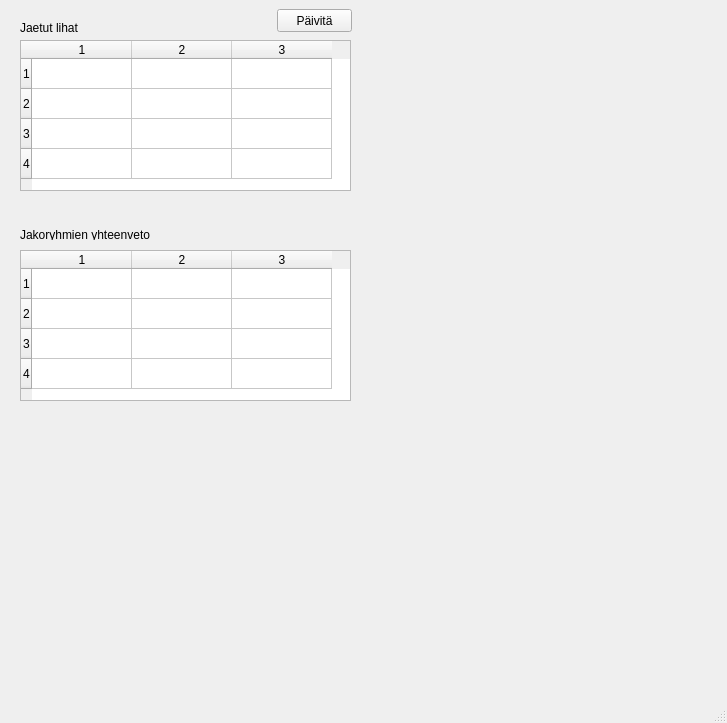
<?xml version="1.0" encoding="UTF-8"?>
<ui version="4.0">
 <class>MainWindow</class>
 <widget class="QMainWindow" name="MainWindow">
  <property name="geometry">
   <rect>
    <x>0</x>
    <y>0</y>
    <width>727</width>
    <height>723</height>
   </rect>
  </property>
  <property name="windowTitle">
   <string>MainWindow</string>
  </property>
  <widget class="QWidget" name="centralwidget">
   <widget class="QTableWidget" name="meatSharedTableWidget">
    <property name="geometry">
     <rect>
      <x>20</x>
      <y>40</y>
      <width>331</width>
      <height>151</height>
     </rect>
    </property>
    <property name="rowCount">
     <number>4</number>
    </property>
    <property name="columnCount">
     <number>3</number>
    </property>
    <row/>
    <row/>
    <row/>
    <row/>
    <column/>
    <column/>
    <column/>
   </widget>
   <widget class="QTableWidget" name="groupSummaryTableWidget">
    <property name="geometry">
     <rect>
      <x>20</x>
      <y>250</y>
      <width>331</width>
      <height>151</height>
     </rect>
    </property>
    <property name="rowCount">
     <number>4</number>
    </property>
    <property name="columnCount">
     <number>3</number>
    </property>
    <row/>
    <row/>
    <row/>
    <row/>
    <column/>
    <column/>
    <column/>
   </widget>
   <widget class="QLabel" name="meatSharedLabel">
    <property name="geometry">
     <rect>
      <x>20</x>
      <y>20</y>
      <width>331</width>
      <height>16</height>
     </rect>
    </property>
    <property name="text">
     <string>Jaetut lihat</string>
    </property>
   </widget>
   <widget class="QLabel" name="groupSummaryLabel">
    <property name="geometry">
     <rect>
      <x>20</x>
      <y>230</y>
      <width>331</width>
      <height>10</height>
     </rect>
    </property>
    <property name="text">
     <string>Jakoryhmien yhteenveto</string>
    </property>
   </widget>
   <widget class="QPushButton" name="refreshPushButton">
    <property name="geometry">
     <rect>
      <x>277</x>
      <y>9</y>
      <width>75</width>
      <height>23</height>
     </rect>
    </property>
    <property name="text">
     <string>Päivitä</string>
    </property>
   </widget>
  </widget>
  <widget class="QMenuBar" name="menubar">
   <property name="geometry">
    <rect>
     <x>0</x>
     <y>0</y>
     <width>727</width>
     <height>21</height>
    </rect>
   </property>
  </widget>
  <widget class="QStatusBar" name="statusbar"/>
 </widget>
 <resources/>
 <connections/>
</ui>
